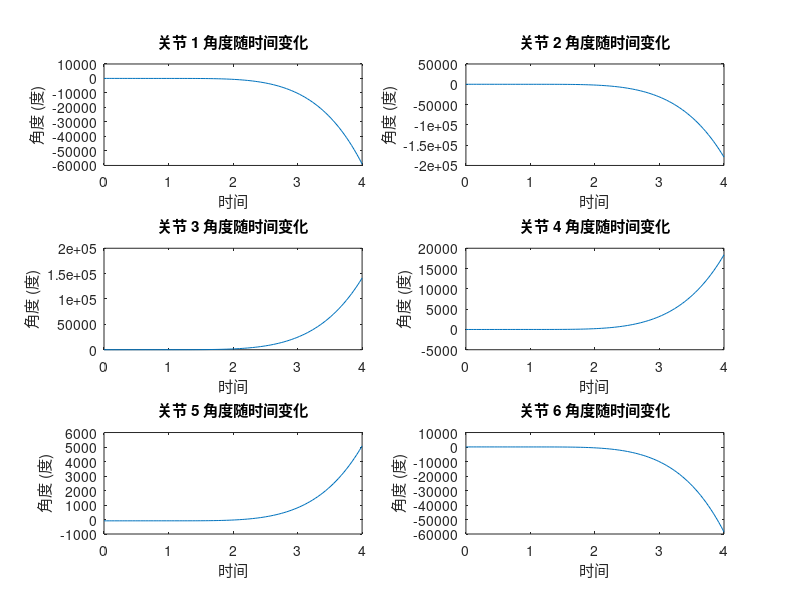

The MATLAB source for this figure:
waypoints = [
    -58.357, -29.707, 118.144, -5.048, -89.808, 54.281;
    31.179, -29.710, 118.141, -5.048, -89.811, 54.281;
    49.351, 33.242, 70.961, -10.471, -91.574, 72.351;
    49.35, 35.65, 73.72, -19.21, -91.57, 72.33;
    49.351, 33.242, 48.961, 6.471, -91.574, 72.351;
    51.2306, 33.7971, 76.9225, -20.5073, -91.5659, 74.2124;
    51.2306, 31.2959, 70.2167, -11.3003, -91.5659, 74.2124;
    31.179, -29.710, 118.141, -5.048, -89.811, 54.281; 
];
n_joints = 6;
n_points = size(waypoints, 1);
t = linspace(0, 1, n_points);
t = cumsum(t);
A = zeros(6, 6, n_joints);
b = zeros(6, n_joints);
for joint = 1:n_joints
    for i = 1:(n_points-1)
        T = t(i+1) - t(i);
        A(:,:,joint) = [
            1 0 0 0 0 0;
            0 1 0 0 0 0;
            0 0 2 0 0 0;
            1 T^1 T^2 T^3 T^4 T^5;
            0 1 2*T 3*T^2 4*T^3 5*T^4;
            0 0 2 6*T 12*T^2 20*T^3;
        ];        
        b(:,joint) = [
            waypoints(i,joint);
            0;
            0;
            waypoints(i+1,joint);
            0;
            0;
        ];
    end
    coefficients(joint,:) = A(:,:,joint) \ b(:,joint);
end
disp('每个关节的五次多项式系数:');
disp(coefficients);
t_plot = linspace(0, t(end), 100);
q_plot = zeros(size(t_plot, 1), n_joints);
for joint = 1:n_joints
    for i = 1:length(t_plot)
        q_plot(i,joint) = coefficients(joint,1) + ...
                          coefficients(joint,2) * t_plot(i) + ...
                          coefficients(joint,3) * t_plot(i)^2 + ...
                          coefficients(joint,4) * t_plot(i)^3 + ...
                          coefficients(joint,5) * t_plot(i)^4 + ...
                          coefficients(joint,6) * t_plot(i)^5;
    end
end
figure;
for joint = 1:n_joints
    subplot(3, 2, joint);
    plot(t_plot, q_plot(:,joint));
    title(['关节 ' num2str(joint) ' 角度随时间变化']);
    xlabel('时间');
    ylabel('角度 (度)');
end